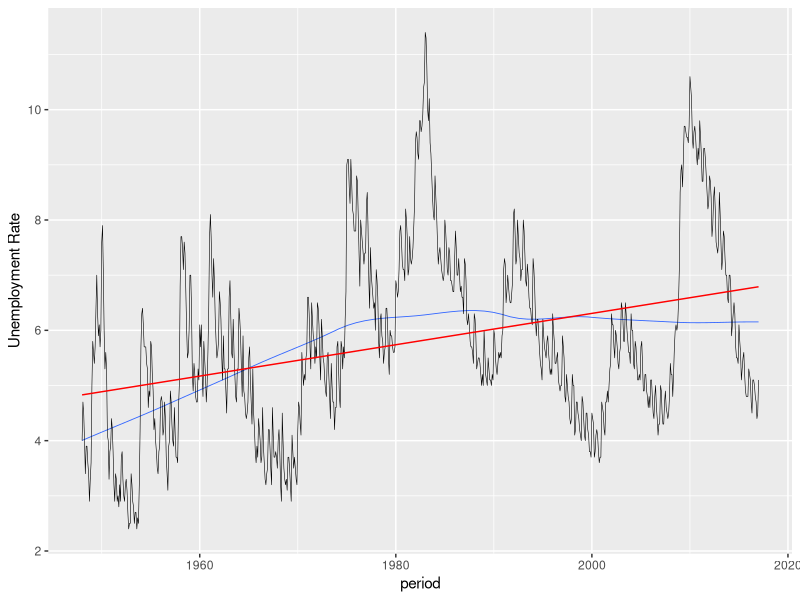
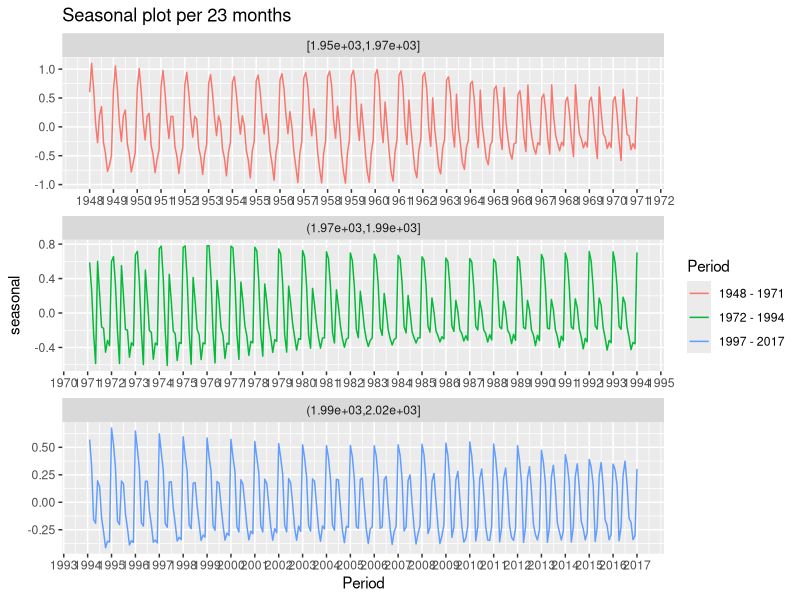
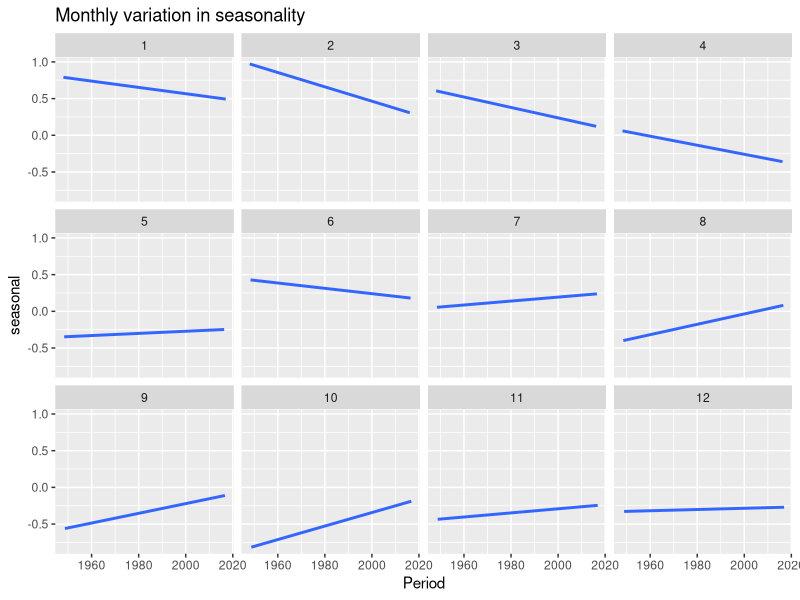
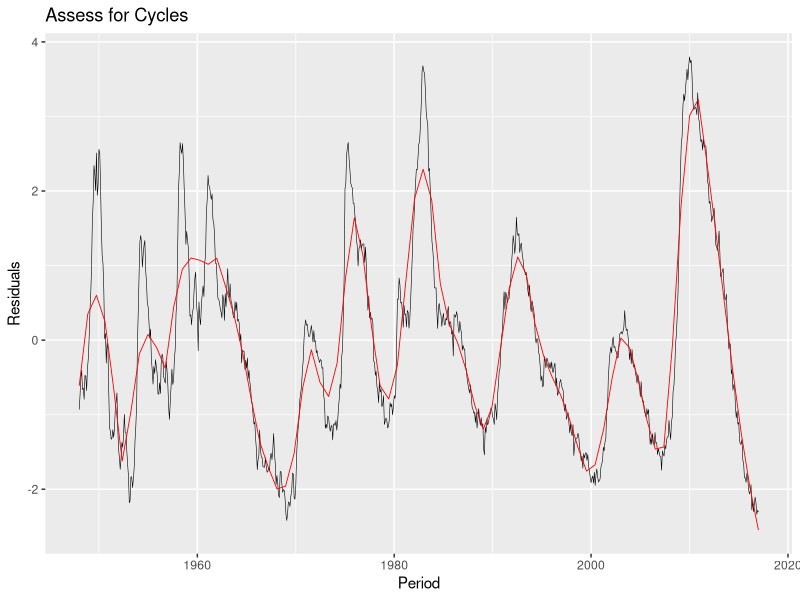
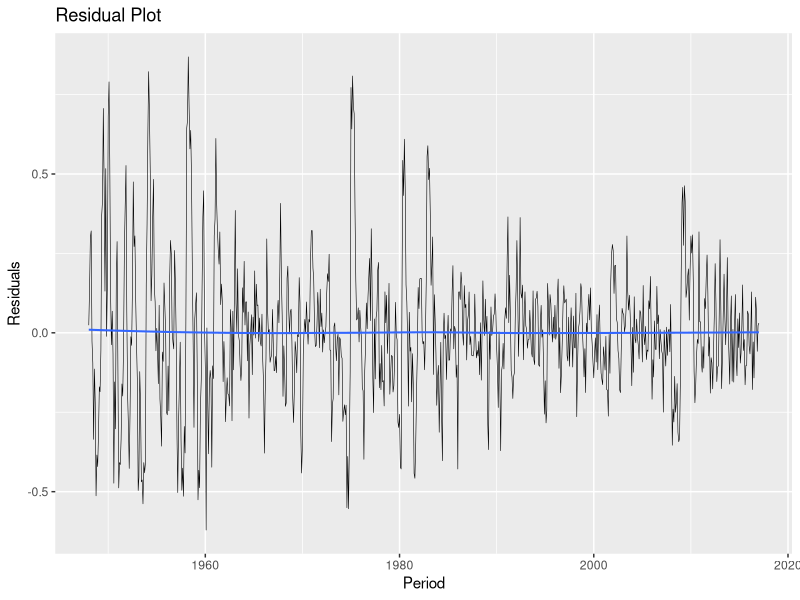
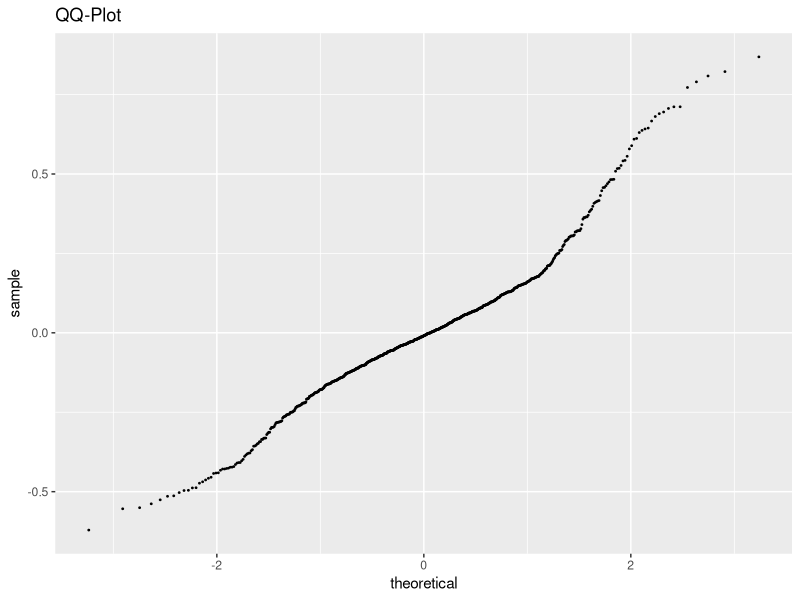
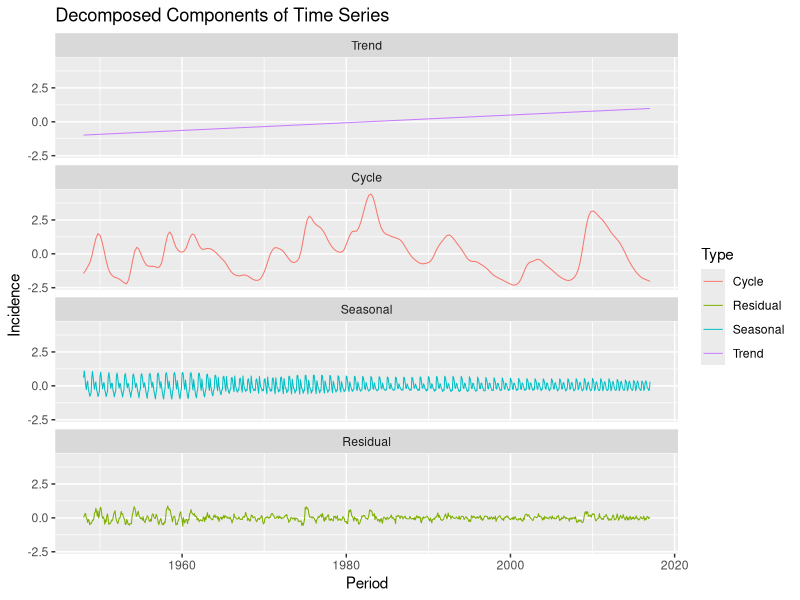

R code for these plots, in order:
## ---- chunk 1
knitr::opts_chunk$set(echo = TRUE)
library(ggplot2)
library(zoo)
library(broom)
library(tidyr)
## ---- chunk 2
unemployment.series = read.csv('UNRATENSA.csv',header = TRUE)
unemployment.series = zoo(unemployment.series$UNRATENSA,order.by = as.Date(unemployment.series$DATE))
unemployment.series.df = data.frame(period = time(unemployment.series),unempRate = unemployment.series)
#ggplot(unemployment.series.df,aes(x = period, y = unempRate)) + geom_line(size = 0.2) + labs(title ="Unemployment rate by month from 1948 to 2017")
## ---- chunk 3
ggplot(unemployment.series.df,aes(x = period,y = unempRate)) + geom_smooth(method = "loess",se=FALSE,method.args = list(degree=1),size = 0.3) + geom_line(size = 0.2) + geom_smooth(method = "lm",col="red",se=FALSE,size = 0.5) + labs(y = "Unemployment Rate")
## ---- chunk 4
unemployment.series.lo = lm(unempRate~period,data = unemployment.series.df)
unemployment.series.lo.df = augment(unemployment.series.lo)
ts.series = ts(unemployment.series.lo$residuals,frequency=12,start = 1948)
unEmp.stl = stl(ts.series,s.window = 12,s.degree=1)
year.cut = cut_number(time(ts.series),n = 3)
unEmp.stl.df = data.frame(Period = time(ts.series),unEmp.stl$time.series,year.cut)
ggplot(unEmp.stl.df,aes(x = Period,y = seasonal,col = year.cut)) + geom_line() + facet_wrap(~year.cut,ncol = 1,scales='free') + labs(title="Seasonal plot per 23 months") + scale_colour_discrete(labels = c("1948 - 1971","1972 - 1994","1997 - 2017"),name = "Period") + scale_x_continuous(breaks = seq(min(unEmp.stl.df$Period),max(unEmp.stl.df$Period),1))
cmo.df = data.frame(unEmp.stl.df,month = c(rep(seq(1,12),69),1))
## ---- chunk 5
ggplot(cmo.df,aes(x = Period,y = seasonal)) + geom_smooth(method="lm",se=FALSE) + facet_wrap(~factor(month)) + labs(title="Monthly variation in seasonality")
## ---- chunk 6
#Re-fit to remainder+cycles as the TS is already decomposed and we want to assess other components.
x = data.frame(Trend = unemployment.series.lo.df$.fitted, remainder = unEmp.stl.df$remainder+unEmp.stl.df$trend,seasonal = unEmp.stl.df$seasonal, Period = unemployment.series.df$period)
x.mode = augment(loess(as.numeric(Trend+remainder)~as.numeric(Period),data = x))
ggplot(x.mode,aes(x = unemployment.series.df$period,y = .resid)) + geom_line(size = 0.2) + labs(title= "Assess for Cycles",x = "Period",y = "Residuals")+geom_smooth(method = "loess",span = 0.1,se=FALSE,size = 0.3,alpha = 0.5,col="red")
## ---- chunk 7
ggplot(unEmp.stl.df,aes(x = unemployment.series.df$period,y = remainder)) + geom_line(size = 0.2) + geom_smooth(size = 0.7,se=FALSE,method = "loess") + labs(title = "Residual Plot",x = "Period",y = "Residuals")
ggplot(unEmp.stl.df,aes(sample=remainder)) + stat_qq(size = 0.3) + labs(title = "QQ-Plot")
cat("Variance for each Time series components.")
print(data.frame(Trend = var(unemployment.series.lo.df$.fitted), Cycles = var(unEmp.stl.df$trend, ), Seasonal = var(unEmp.stl.df$seasonal), Residuals = var(unEmp.stl.df$remainder)))
## ---- chunk 8
final.df = data.frame(Trend = unemployment.series.lo.df$.fitted-mean(unemployment.series.lo.df$.fitted), Residual = unEmp.stl.df$remainder, Cycle = unEmp.stl.df$trend-mean(unEmp.stl.df$trend),Seasonal = unEmp.stl.df$seasonal, Period = unemployment.series.df$period)
final.df = final.df %>% gather(Type, Incidence, Trend:Seasonal)
ggplot(final.df,aes(x = Period, y = Incidence,col=Type)) + geom_line(size = 0.35) + facet_wrap(~factor(Type,levels = c("Trend", "Cycle", "Seasonal","Residual")),ncol=1) + labs(title = "Decomposed Components of Time Series")
